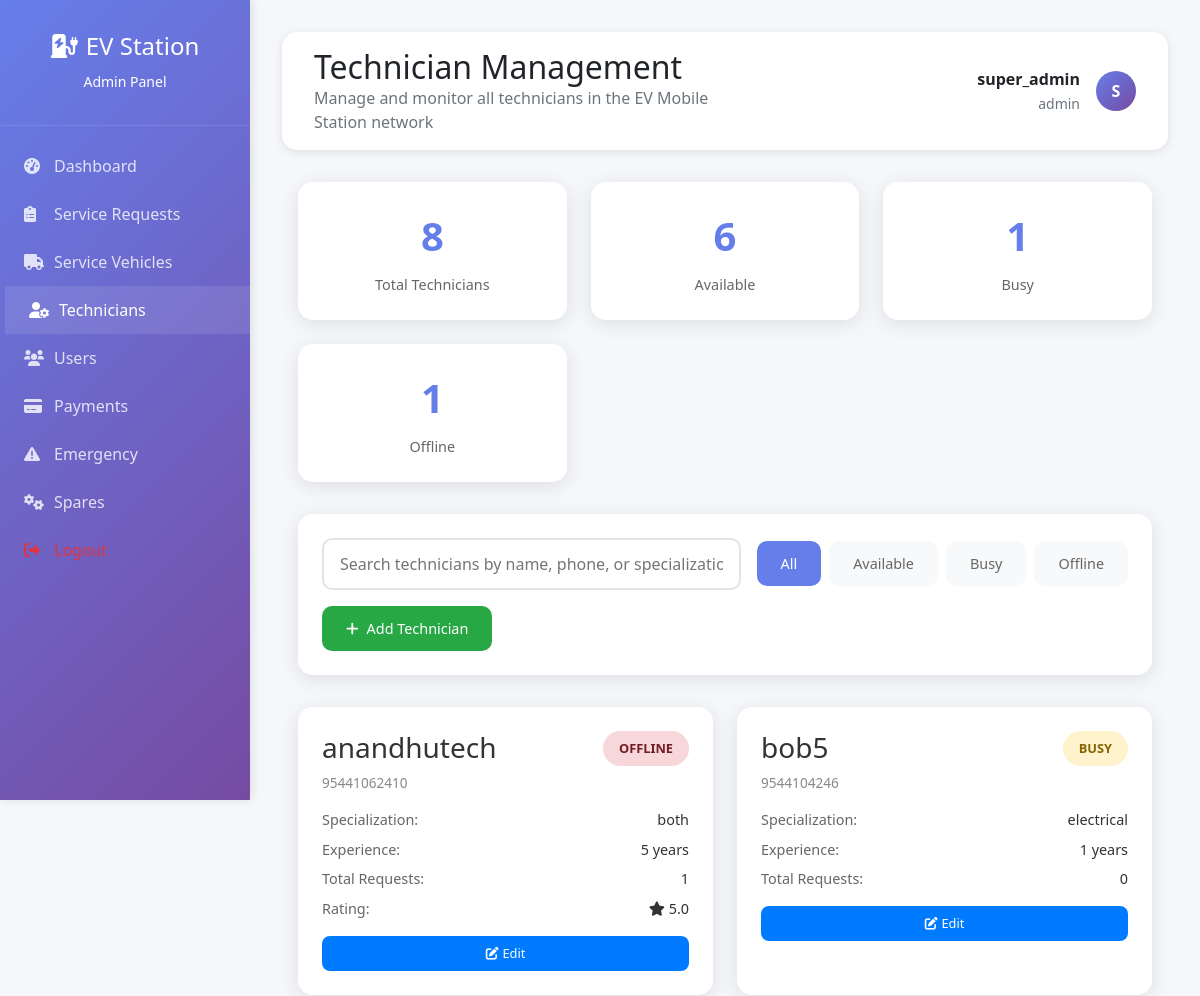
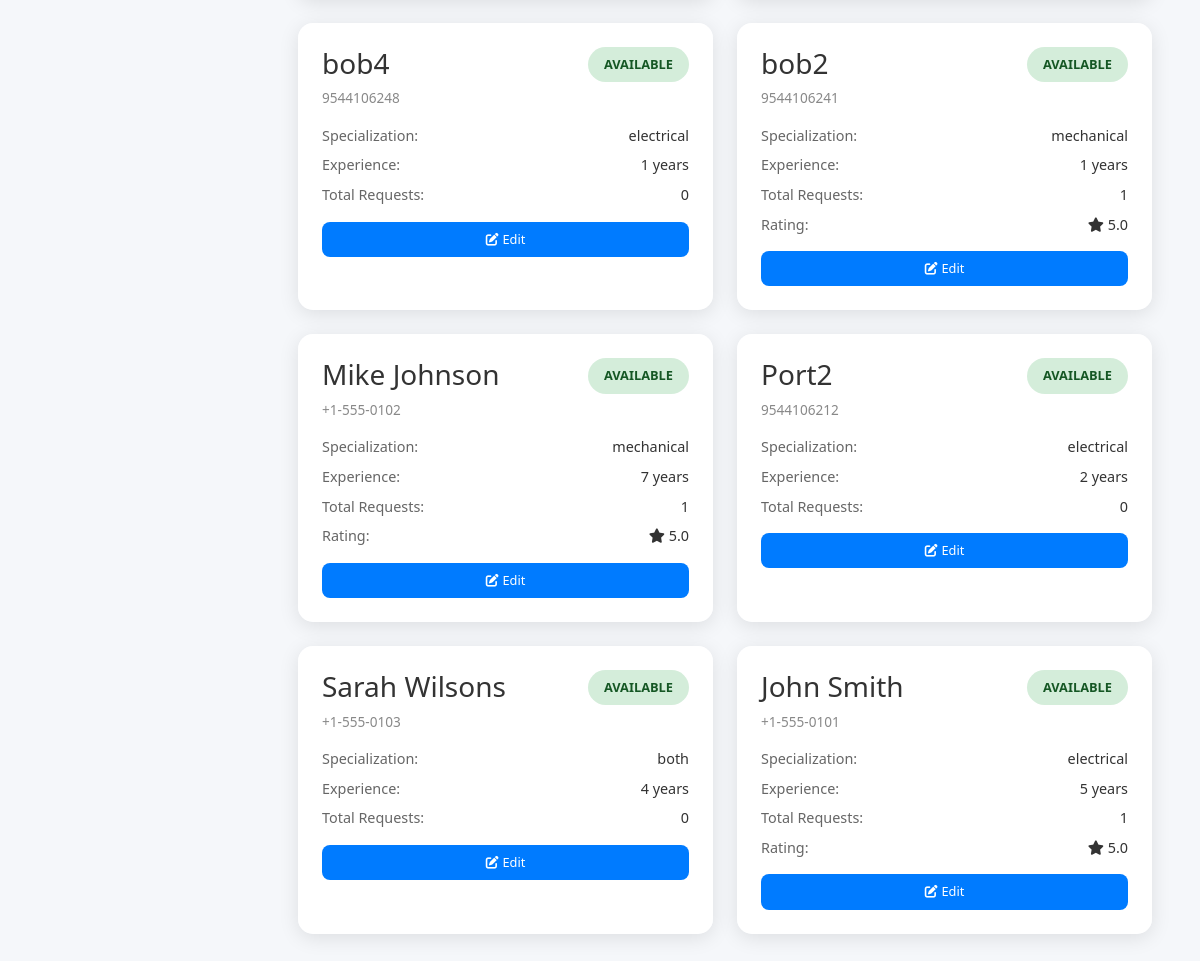
The page /admin/technicians.php (signed in) on the database its author committed (2 pictures, top to bottom).
### tables this page shows
CREATE TABLE `technicians` (
  `id` int(11) NOT NULL,
  `full_name` varchar(100) NOT NULL,
  `email` varchar(150) DEFAULT NULL,
  `phone` varchar(20) NOT NULL,
  `specialization` enum('electrical','mechanical','both') NOT NULL,
  `experience_years` int(11) DEFAULT 0,
  `status` enum('available','busy','offline') DEFAULT 'available',
  `assigned_vehicle_id` int(11) DEFAULT NULL,
  `password` varchar(255) DEFAULT NULL,
  `created_at` timestamp NOT NULL DEFAULT current_timestamp()
);

### config/database.php (called while the page is built, shortened)
<?php
class Database {
    private $host = 'localhost';
    private $db_name = 'ev_mobile_station';
    private $username = 'root';
    private $password = '';
    private $conn;
    public function getConnection() {
        if ($this->conn === null) {
            try {
                $this->conn = new PDO(
                    "mysql:host=" . $this->host . ";dbname=" . $this->db_name . ";charset=utf8mb4",
                    $this->username,
                    $this->password,
                    array(
                        PDO::ATTR_ERRMODE => PDO::ERRMODE_EXCEPTION,
                        PDO::ATTR_DEFAULT_FETCH_MODE => PDO::FETCH_ASSOC,
                        PDO::MYSQL_ATTR_INIT_COMMAND => "SET NAMES utf8mb4",
                        PDO::ATTR_PERSISTENT => false,
                        PDO::ATTR_EMULATE_PREPARES => false
                    )
                );
            } catch(PDOException $exception) {
                error_log("Database connection error: " . $exception->getMessage());
                throw new Exception("Database connection failed: " . $exception->getMessage());
            }
        }
        return $this->conn;
    }
    public function executeQuery($sql, $params = []) {
        try {
            $conn = $this->getConnection();
            $stmt = $conn->prepare($sql);
            $stmt->execute($params);
            return $stmt;
        } catch (Exception $e) {
            error_log("Query execution error: " . $e->getMessage());
            throw new Exception("Query execution failed: " . $e->getMessage());
        }
    }
}
?>

### admin/technicians.php (the view, shortened to what this page needs)
<?php
$current_page = 'technicians';
try {
    $db = Database::getInstance();
    $sql = "SELECT t.*,
            COUNT(sr.id) as total_requests,
            AVG(CASE WHEN sr.status = 'completed' THEN 5 ELSE NULL END) as rating
            FROM technicians t
            LEFT JOIN service_requests sr ON t.id = sr.assigned_technician_id
            GROUP BY t.id
            ORDER BY t.created_at DESC";
    $stmt = $db->executeQuery($sql);
    $technicians = $stmt->fetchAll();
    $total_technicians = count($technicians);
    $active_technicians = count(array_filter($technicians, function($t) { return $t['status'] === 'available'; }));
    $busy_technicians = count(array_filter($technicians, function($t) { return $t['status'] === 'busy'; }));
    $offline_technicians = count(array_filter($technicians, function($t) { return $t['status'] === 'offline'; }));
} catch (Exception $e) {
    $error = 'Database error: ' . $e->getMessage();
    $technicians = [];
    $total_technicians = $active_technicians = $busy_technicians = $offline_technicians = 0;
}
$filter = $_GET['filter'] ?? 'all';
$search = $_GET['search'] ?? '';
$filtered_technicians = $technicians;
?>
<!DOCTYPE html>
<html lang="en">
<head>
    <link href="https://cdn.jsdelivr.net/npm/bootstrap@5.1.3/dist/css/bootstrap.min.css" rel="stylesheet">
    <link rel="stylesheet" href="https://cdnjs.cloudflare.com/ajax/libs/font-awesome/6.0.0/css/all.min.css">
</head>
<body>
    <div class="sidebar">
        <div class="sidebar-header">
            <h4><i class="fas fa-charging-station me-2"></i>EV Station</h4>
            <small>Admin Panel</small>
        </div>
        <nav class="sidebar-nav">
            <a href="dashboard.php" class="nav-link">
                <i class="fas fa-tachometer-alt"></i>Dashboard
            </a>
            <a href="requests.php" class="nav-link">
                <i class="fas fa-clipboard-list"></i>Service Requests
            </a>
            <a href="vehicles.php" class="nav-link">
                <i class="fas fa-truck"></i>Service Vehicles
            </a>
            <a href="technicians.php" class="nav-link <?php echo $current_page === 'technicians' ? 'active' : ''; ?>">
                <i class="fas fa-user-cog"></i>Technicians
            </a>
            <a href="users.php" class="nav-link">
                <i class="fas fa-users"></i>Users
            </a>
            <a href="payments.php" class="nav-link">
                <i class="fas fa-credit-card"></i>Payments
            </a>
            <a href="emergency.php" class="nav-link">
                <i class="fas fa-exclamation-triangle"></i>Emergency
            </a>
            <a href="spares.php" class="nav-link"><i class="fas fa-cogs"></i>Spares</a>
            <a href="../logout.php" class="nav-link text-danger">
                <i class="fas fa-sign-out-alt"></i>Logout
            </a>
        </nav>
    </div>
    <div class="main-content">
        <div class="top-bar">
            <div class="row align-items-center">
                <div class="col-md-6">
                    <h2 class="mb-0">Technician Management</h2>
                    <p class="text-muted mb-0">Manage and monitor all technicians in the EV Mobile Station network</p>
                </div>
                <div class="col-md-6 text-end">
                    <div class="admin-info justify-content-end">
                        <div class="text-end">
                            <div class="fw-bold"><?php echo htmlspecialchars($_SESSION['admin_role'] ?? 'Admin'); ?></div>
                            <small class="text-muted"><?php echo htmlspecialchars($_SESSION['admin_username'] ?? ''); ?></small>
                        </div>
                        <div class="admin-avatar">
                            <?php echo strtoupper(substr($_SESSION['admin_full_name'] ?? 'A', 0, 1)); ?>
                        </div>
                    </div>
                </div>
            </div>
        </div>
        <div class="container">
        <div class="stats-grid">
            <div class="stat-card">
                <div class="stat-number"><?php echo $total_technicians; ?></div>
                <div class="stat-label">Total Technicians</div>
            </div>
            <div class="stat-card">
                <div class="stat-number"><?php echo $active_technicians; ?></div>
                <div class="stat-label">Available</div>
            </div>
            <div class="stat-card">
                <div class="stat-number"><?php echo $busy_technicians; ?></div>
                <div class="stat-label">Busy</div>
            </div>
            <div class="stat-card">
                <div class="stat-number"><?php echo $offline_technicians; ?></div>
                <div class="stat-label">Offline</div>
            </div>
        </div>
        <div class="controls">
            <div class="controls-row">
                <div class="search-box">
                    <input type="text" id="searchInput" placeholder="Search technicians by name, phone, or specialization..."
                           value="<?php echo htmlspecialchars($search); ?>">
                </div>
                <div class="filter-buttons">
                    <button class="filter-btn <?php echo $filter === 'all' ? 'active' : ''; ?>"
                            onclick="filterTechnicians('all')">All</button>
                    <button class="filter-btn <?php echo $filter === 'available' ? 'active' : ''; ?>"
                            onclick="filterTechnicians('available')">Available</button>
                    <button class="filter-btn <?php echo $filter === 'busy' ? 'active' : ''; ?>"
                            onclick="filterTechnicians('busy')">Busy</button>
                    <button class="filter-btn <?php echo $filter === 'offline' ? 'active' : ''; ?>"
                            onclick="filterTechnicians('offline')">Offline</button>
                </div>
                <button class="add-btn" onclick="showAddForm()">
                    <i class="fas fa-plus me-2"></i>Add Technician
                </button>
            </div>
        </div>
        <div class="technicians-grid">
            <?php if (empty($filtered_technicians)): ?>
                <div style="grid-column: 1 / -1; text-align: center; padding: 2rem; color: #666;">
                    No technicians found.
                </div>
            <?php else: ?>
                <?php foreach ($filtered_technicians as $technician): ?>
                    <div class="technician-card">
                        <div class="technician-header">
                            <div class="technician-info">
                                <h3><?php echo htmlspecialchars($technician['full_name']); ?></h3>
                                <div class="technician-phone"><?php echo htmlspecialchars($technician['phone']); ?></div>
                            </div>
                            <span class="status-badge status-<?php echo $technician['status']; ?>">
                                <?php echo ucfirst($technician['status']); ?>
                            </span>
                        </div>
                        <div class="technician-details">
                            <div class="detail-row">
                                <span class="detail-label">Specialization:</span>
                                <span class="detail-value"><?php echo htmlspecialchars($technician['specialization']); ?></span>
                            </div>
                            <div class="detail-row">
                                <span class="detail-label">Experience:</span>
                                <span class="detail-value"><?php echo $technician['experience_years'] ?? 0; ?> years</span>
                            </div>
                            <div class="detail-row">
                                <span class="detail-label">Total Requests:</span>
                                <span class="detail-value"><?php echo $technician['total_requests'] ?? 0; ?></span>
                            </div>
                            <?php if (isset($technician['rating']) && $technician['rating'] > 0): ?>
                            <div class="detail-row">
                                <span class="detail-label">Rating:</span>
                                <span class="detail-value">
                                    <i class="fas fa-star"></i>
                                    <?php echo number_format($technician['rating'], 1); ?>
                                </span>
                            </div>
                            <?php endif; ?>
                        </div>
                        <div class="technician-actions">
                            <button class="action-btn edit-btn" onclick="editTechnician(<?php echo $technician['id']; ?>)">
                                <i class="fas fa-edit me-1"></i>Edit
                            </button>
                        </div>
                    </div>
                <?php endforeach; ?>
            <?php endif; ?>
        </div>
    </div>
    </div>
</body>
</html>

### admin/technicians.php (style rules this page uses)
:root { --primary-color: #667eea; --secondary-color: #764ba2; --success-color: #28a745; --warning-color: #ffc107; --danger-color: #dc3545; --info-color: #17a2b8; --dark-color: #343a40; --light-color: #f8f9fa; }
* { margin: 0; padding: 0; box-sizing: border-box; }
body { background-color: #f5f7fa; font-family: 'Segoe UI', Tahoma, Geneva, Verdana, sans-serif; }
.sidebar { background: linear-gradient(135deg, var(--primary-color) 0%, var(--secondary-color) 100%); min-height: 100vh; height: 100vh; width: 250px; position: fixed; top: 0; left: 0; overflow-y: auto; box-shadow: 2px 0 10px rgba(0,0,0,0.1); z-index: 1000; }
.sidebar-header { padding: 2rem 1rem; text-align: center; color: white; border-bottom: 1px solid rgba(255,255,255,0.1); }
.sidebar-nav { padding: 1rem 0; }
.nav-link { color: rgba(255,255,255,0.8); padding: 0.75rem 1.5rem; border-radius: 0; transition: all 0.3s ease; text-decoration: none; display: block; }
.nav-link:hover, .nav-link.active { color: white; background-color: rgba(255,255,255,0.1); transform: translateX(5px); }
.nav-link i { width: 20px; margin-right: 10px; }
.main-content { padding: 2rem; margin-left: 250px; }
.top-bar { background: white; padding: 1rem 2rem; box-shadow: 0 2px 10px rgba(0,0,0,0.1); margin-bottom: 2rem; border-radius: 15px; }
.admin-info { display: flex; align-items: center; gap: 1rem; }
.admin-avatar { width: 40px; height: 40px; border-radius: 50%; background: linear-gradient(135deg, var(--primary-color) 0%, var(--secondary-color) 100%); display: flex; align-items: center; justify-content: center; color: white; font-weight: 600; }
.container { width: 100%; max-width: none; margin: 0; padding: 0 1rem; }
.stats-grid { display: grid; grid-template-columns: repeat(auto-fit, minmax(200px, 1fr)); gap: 1.5rem; margin-bottom: 2rem; }
.stat-card { background: rgba(255, 255, 255, 0.95); backdrop-filter: blur(10px); border-radius: 15px; padding: 1.5rem; text-align: center; box-shadow: 0 4px 20px rgba(0, 0, 0, 0.1); }
.stat-number { font-size: 2.5rem; font-weight: bold; color: #667eea; margin-bottom: 0.5rem; }
.stat-label { color: #666; font-size: 0.9rem; }
.controls { background: rgba(255, 255, 255, 0.95); backdrop-filter: blur(10px); border-radius: 15px; padding: 1.5rem; margin-bottom: 2rem; box-shadow: 0 4px 20px rgba(0, 0, 0, 0.1); }
.controls-row { display: flex; gap: 1rem; align-items: center; flex-wrap: wrap; }
.search-box { flex: 1; min-width: 300px; }
.search-box input { width: 100%; padding: 0.75rem 1rem; border: 2px solid #e1e5e9; border-radius: 10px; font-size: 1rem; transition: border-color 0.3s ease; }
.filter-buttons { display: flex; gap: 0.5rem; }
.filter-btn { padding: 0.75rem 1.5rem; border: none; border-radius: 10px; background: #f8f9fa; color: #666; cursor: pointer; transition: all 0.3s ease; font-size: 0.9rem; }
.filter-btn:hover, .filter-btn.active { background: #667eea; color: white; }
.add-btn { padding: 0.75rem 1.5rem; background: #28a745; color: white; border: none; border-radius: 10px; cursor: pointer; transition: background 0.3s ease; font-size: 0.9rem; }
.technicians-grid { display: grid; grid-template-columns: repeat(auto-fill, minmax(400px, 1fr)); gap: 1.5rem; }
.technician-card { background: rgba(255, 255, 255, 0.95); backdrop-filter: blur(10px); border-radius: 15px; padding: 1.5rem; box-shadow: 0 4px 20px rgba(0, 0, 0, 0.1); transition: transform 0.3s ease; }
.technician-header { display: flex; justify-content: space-between; align-items: flex-start; margin-bottom: 1rem; }
.technician-info h3 { color: #333; margin-bottom: 0.5rem; }
.technician-phone { color: #888; font-size: 0.85rem; }
.status-badge { padding: 0.5rem 1rem; border-radius: 20px; font-size: 0.8rem; font-weight: 600; text-transform: uppercase; }
.status-available { background: #d4edda; color: #155724; }
.status-busy { background: #fff3cd; color: #856404; }
.status-offline { background: #f8d7da; color: #721c24; }
.technician-details { margin: 1rem 0; }
.detail-row { display: flex; justify-content: space-between; margin-bottom: 0.5rem; font-size: 0.9rem; }
.detail-label { color: #666; font-weight: 500; }
.detail-value { color: #333; }
.technician-actions { display: flex; gap: 0.5rem; margin-top: 1rem; }
.action-btn { padding: 0.5rem 1rem; border: none; border-radius: 8px; cursor: pointer; transition: all 0.3s ease; font-size: 0.8rem; flex: 1; }
.edit-btn { background: #007bff; color: white; }

### rows shown on the page
technicians: full_name "anandhutech", phone "95441062410", status "OFFLINE", specialization "both", experience_years "5", total_requests "1", rating "5.0"
technicians: full_name "bob5", phone "9544104246", status "BUSY", specialization "electrical", experience_years "1", total_requests "0"
technicians: full_name "bob4", phone "9544106248", status "AVAILABLE", specialization "electrical", experience_years "1", total_requests "0"
technicians: full_name "bob2", phone "9544106241", status "AVAILABLE", specialization "mechanical", experience_years "1", total_requests "1", rating "5.0"
technicians: full_name "Mike Johnson", phone "+1-555-0102", status "AVAILABLE", specialization "mechanical", experience_years "7", total_requests "1", rating "5.0"
technicians: full_name "Port2", phone "9544106212", status "AVAILABLE", specialization "electrical", experience_years "2", total_requests "0"
technicians: full_name "Sarah Wilsons", phone "+1-555-0103", status "AVAILABLE", specialization "both", experience_years "4", total_requests "0"
technicians: full_name "John Smith", phone "+1-555-0101", status "AVAILABLE", specialization "electrical", experience_years "5", total_requests "1", rating "5.0"

### other values the page prints
$_SESSION['admin_role'] "super_admin"
$_SESSION['admin_username'] "admin"
substr($_SESSION['admin_full_name'] ?? 'A', 0, 1) "S"
$total_technicians "8"
$active_technicians "6"
$busy_technicians "1"
$offline_technicians "1"
